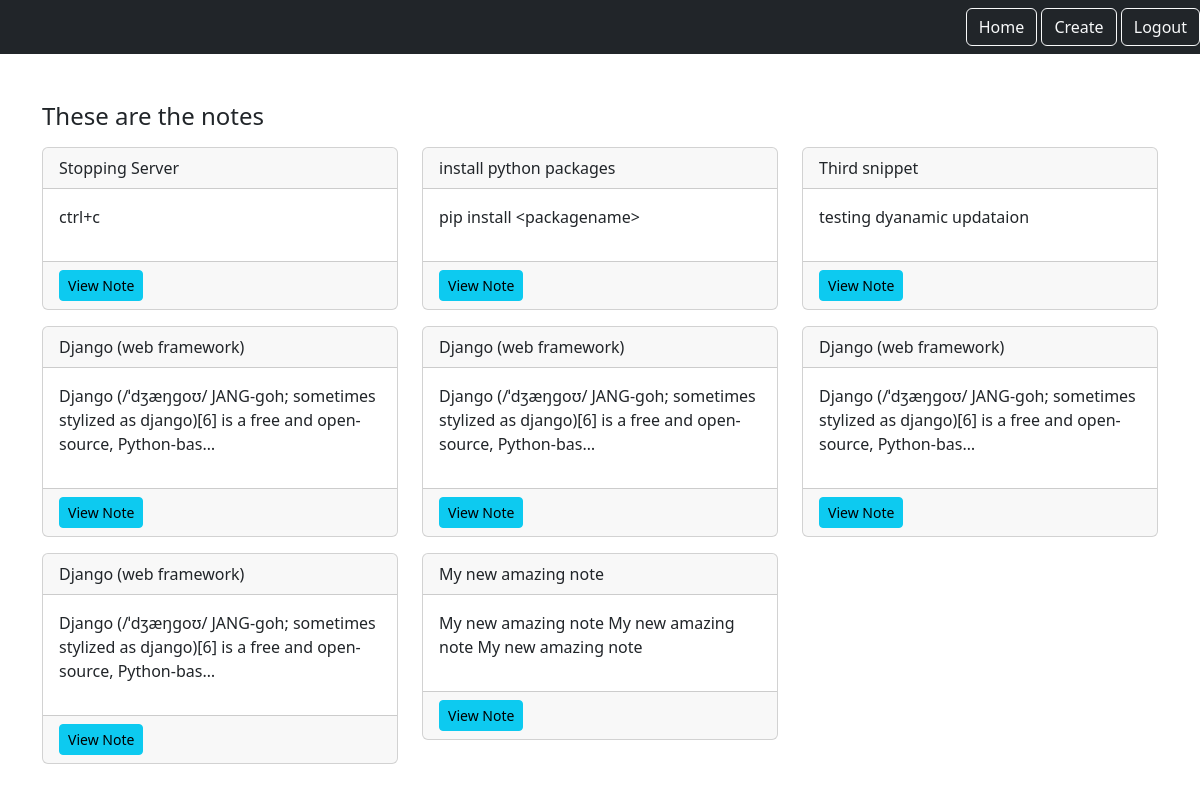
The app's page /smart/codesnips/ (signed in) with its own data.
### codesnip/models.py (models this page shows)
class Codesnip(models.Model):
    title = models.CharField(max_length=200)
    text = models.TextField()
    created = models.DateTimeField(auto_now_add=True)
    user  = models.ForeignKey(User, on_delete=models.CASCADE, related_name='codesnip')

### codesnip/views.py (the view)
# urls.py: path('codesnips/', views.SnippetListView.as_view(), name='snippet_list'),
class SnippetListView(LoginRequiredMixin, ListView):
    model = Codesnip
    template_name = 'codesnips/codesnip_list.html'
    context_object_name = 'snip'
    login_url = "/login"
    def get_queryset(self):
        return self.request.user.codesnip.all()

### codesnip/templates/codesnips/codesnip_list.html
{% extends 'base.html' %}
{% load static %}
{% block content %}
<div class="row">
    <div class="col">
        <div class="snippet_list_heading text-centre mb-3">
            <h1 class="fs-4">
                These are the notes
            </h1>
        </div>
    </div>
</div>
<div class="row">
    {% for snip in snip %}
    <div class="col-md-4">
        <div class="card mb-3">
            <div class="card-header">{{snip.title}}</div>
            <div class="card-body"><p>{{snip.text|truncatechars:100}}</p></div>
            <div class="card-footer">
                <a href="{% url 'snippet_detail' pk=snip.id %}" class="btn btn-info btn-sm">View Note</a>
            </div>
        </div>
    </div>
    {% endfor  %}
</div>
{% endblock %}

### static/templates/base.html (shortened to what this page needs)
{% load static %}
<!DOCTYPE html>
<html lang="en">
<head>
    <link href="https://cdn.jsdelivr.net/npm/bootstrap@5.3.3/dist/css/bootstrap.min.css" rel="stylesheet">
</head>
<body>
    <nav class="navbar navbar-dark bg-dark">
        <div class="ms-auto">
            {% if user.is_authenticated %}
            <a href="{% url 'snippet_list' %}" class="btn btn-outline-light">Home</a>
            <a href="{% url 'snippet_new' %}" class="btn btn-outline-light">Create</a>
            <a href="{% url 'logout' %}" class="btn btn-outline-light">Logout</a>
            {% else %}
            <a href="{% url 'login' %}" class="btn btn-outline-light">Login</a>
            <a href="{% url 'signup' %}" class="btn btn-outline-light">Signup</a>
            {% endif %}
        </div>
    </nav>
    <div class="container my-5">
        {%block content %}
        {% endblock %}
    </div>
</body>
</html>

### records on screen
Codesnip: title "Stopping Server", text "ctrl+c"
Codesnip: title "install python packages", text "pip install <packagename>"
Codesnip: title "Third snippet", text "testing dyanamic updataion"
Codesnip: title "Django (web framework)", text "Django (/ˈdʒæŋɡoʊ/ JANG-goh; sometimes stylized as django)[6] is a free and open-source, Python-bas…"
Codesnip: title "Django (web framework)", text "Django (/ˈdʒæŋɡoʊ/ JANG-goh; sometimes stylized as django)[6] is a free and open-source, Python-bas…"
Codesnip: title "Django (web framework)", text "Django (/ˈdʒæŋɡoʊ/ JANG-goh; sometimes stylized as django)[6] is a free and open-source, Python-bas…"
Codesnip: title "Django (web framework)", text "Django (/ˈdʒæŋɡoʊ/ JANG-goh; sometimes stylized as django)[6] is a free and open-source, Python-bas…"
Codesnip: title "My new amazing note", text "My new amazing note My new amazing note My new amazing note"
